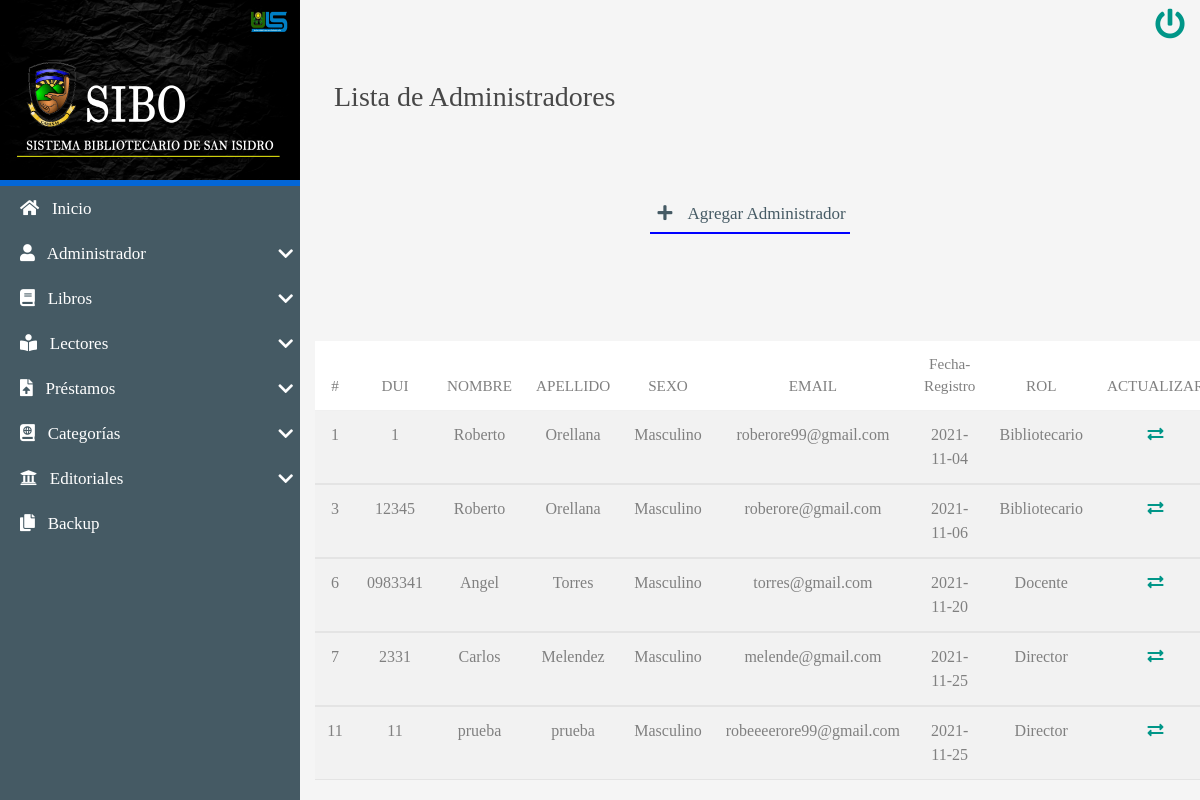
Page /CRUD/READ/ListaAdmin.php (signed in) on the committed database.
### tables this page shows
CREATE TABLE `administradores` (
  `idAdmin` int(8) NOT NULL,
  `DUI` varchar(10) NOT NULL,
  `adminNombre` varchar(250) NOT NULL,
  `adminApellido` varchar(250) NOT NULL,
  `sexo` varchar(15) NOT NULL,
  `email` varchar(100) NOT NULL,
  `fechaRegistro` date NOT NULL DEFAULT current_timestamp(),
  `usuario` varchar(45) NOT NULL,
  `contraseña` varchar(45) NOT NULL,
  `rol` int(8) NOT NULL
);

CREATE TABLE `rol` (
  `id` int(8) NOT NULL,
  `descripcion` varchar(15) NOT NULL
);

### CRUD/READ/ListaAdmin.php (the view, shortened to what this page needs)
<!DOCTYPE html>
<html lang="es">
<head>
   <?php include'../../INCLUDES/link2.php'; ?>
</head>
<body>
    <main class="full-box main-container">
       <section class="full-box nav-lateral">
            <div class="full-box nav-lateral-content">
                               <img src="../../assets/img/LOGO.png" height="180px" width="300px">
                <div class="full-box nav-lateral-bar"></div>
            <div class="full-box nav-lateral-bar"></div>
                <nav class="full-box nav-lateral-menu">
                      <ul>
                        <li>
                        <a href="../../system/index.php"><i class="fas fa-home"></i>
                        &nbsp; Inicio</a>
                        </li>
                    <?php
                    if ($_SESSION['rol'] <2) {
                        ?>
                            <li>
                            <a href="#" class="nav-btn-submenu"><i class="fas fa-user"></i>
                            &nbsp; Administrador <i class="fas fa-chevron-down"></i></a>
                        </li>
                     <?php } ?>
                        <li>
                            <a href="#" class="nav-btn-submenu"><i class="fas fa-book"></i>
                            &nbsp; Libros <i class="fas fa-chevron-down"></i></a>
                        </li>
                         <?php
                    if ($_SESSION['rol'] <=2) {
                        ?>
                    <li>
                            <a href="#" class="nav-btn-submenu"><i class="fas fa-book-reader"></i>
                             &nbsp; Lectores <i class="fas fa-chevron-down"></i></a>
                        </li>
                        <li>
                            <a href="#" class="nav-btn-submenu"><i class="fas fa-file-upload"></i>
                               &nbsp; Préstamos <i class="fas fa-chevron-down"></i></a>
                        </li>
                         <?php } ?>
                        <li>
                            <a href="#" class="nav-btn-submenu"><i class="fas fa-atlas"></i>
                             &nbsp; Categorías <i class="fas fa-chevron-down"></i></a>
                        </li>
                        <li>
                            <a href="#" class="nav-btn-submenu"><i class="fas fa-university"></i>
                             &nbsp; Editoriales <i class="fas fa-chevron-down"></i></a>
                        </li>
                         <?php
                    if ($_SESSION['rol'] <2) {
                        ?>
                     <li>
                        <a href="../../backupDB/descarga.php"><i class="fas fa-copy"></i>
                        &nbsp; Backup</a>
                        </li>
                         <?php } ?>
                    </ul>
                </nav>
            </div>
        </section>
        <section class="full-box page-content">
            <nav class="full-box navbar-info">
                <a href="../../system/salir.php" class="btn-exit">
                    <i class="fas fa-power-off"></i>
                </a>
            </nav>
           <div class="full-box page-header">
                <h3 class="text-left">
                    &nbsp; Lista de Administradores
                </h3>
            </div>
            <div class="container-fluid">
                <ul class="full-box list-unstyled page-nav-tabs">
                    <li>
                        <a href="../CREATE/CrearAdmin.php" style="border-color: blue;"><i class="fas fa-plus fa-fw"></i> &nbsp; Agregar Administrador</a>
                    </li>
                </ul>
            </div>
            <div class="container-fluid">
               <br><br><br>
                       <table class="table table-striped">
                        <thead>
                            <tr class="text-center roboto-medium">
                                <th>#</th>
                                <th>DUI</th>
                                <th>NOMBRE</th>
                                <th>APELLIDO</th>
                                <th>SEXO</th>
                                <th>EMAIL</th>
                                <th>Fecha-Registro</th>
                                <th>ROL</th>
                                <th>ACTUALIZAR</th>
                            </tr>
                        </thead>
                        <?php
                  include'../../BD/conexionBD.php';
            $por_pagina=8;
            if (empty($_GET['pagina']))
            {
                $pagina=1;
            }else{
                $pagina=$_GET['pagina'];
            }
            $desde=($pagina-1)*$por_pagina;
            $query=mysqli_query($mysqli,"SELECT a.idAdmin,a.DUI,a.adminNombre,a.adminApellido,a.sexo,a.email,a.fechaRegistro,r.descripcion FROM administradores a INNER JOIN rol r ON a.rol=r.id ORDER BY a.idAdmin ASC LIMIT $desde , $por_pagina");
            $resultado=mysqli_num_rows($query);
            if($resultado>0){
                while ($data= mysqli_fetch_array($query)) {
                              ?>
                        <tbody>
                        <tr class="text-center">
                            <td><?php echo $data['idAdmin']; ?></td>
                            <td><?php echo $data['DUI']; ?></td>
                            <td><?php echo $data['adminNombre']; ?></td>
                            <td><?php echo $data['adminApellido']; ?></td>
                            <td><?php echo $data['sexo']; ?></td>
                            <td><?php echo $data['email']; ?></td>
                            <td><?php echo $data['fechaRegistro']; ?></td>
                            <td><?php echo $data['descripcion']; ?></td>
                            <td><a href="../UPDATE/ActualizarAdmin.php?id=<?php echo $data['idAdmin']; ?>"><i class="fas fa-exchange-alt"></i></a></td>
                        </tr>
             </tbody>
              <?php
                 }
            }
            ?>
             </table>
              </div>
               </section>
    </main>
</body>
</html>

### INCLUDES/link2.php (shortened to what this page needs)
<link rel="stylesheet" href="../../css/normalize.css">
<link rel="stylesheet" href="../../css/bootstrap.min.css">
<link rel="stylesheet" href="../../css/bootstrap-material-design.min.css">
<link rel="stylesheet" href="../../css/all.css">
<link rel="stylesheet" href="../../css/sweetalert2.min.css">
<link rel="stylesheet" href="../../css/jquery.mCustomScrollbar.css">
<link rel="stylesheet" href="../../css/style.css">

### css/all.css (style rules this page uses)
.fa, .fas, .far, .fal, .fab { -moz-osx-font-smoothing: grayscale; -webkit-font-smoothing: antialiased; display: inline-block; font-style: normal; font-variant: normal; text-rendering: auto; line-height: 1; }
.fa-fw { text-align: center; width: 1.25em; }
.fa-atlas:before { content: "\f558"; }
.fa-book:before { content: "\f02d"; }
.fa-book-reader:before { content: "\f5da"; }
.fa-chevron-down:before { content: "\f078"; }
.fa-copy:before { content: "\f0c5"; }
.fa-exchange-alt:before { content: "\f362"; }
.fa-file-upload:before { content: "\f574"; }
.fa-home:before { content: "\f015"; }
.fa-plus:before { content: "\f067"; }
.fa-power-off:before { content: "\f011"; }
.fa-university:before { content: "\f19c"; }
.fa-user:before { content: "\f007"; }
.fa, .fas { font-family: 'Font Awesome 5 Free'; font-weight: 900; }

### css/style.css (style rules this page uses)
:root { --color-one: #F5F5F5; --color-two: #24292E; --color-three: #687279; --color-three: #0366D6; --form-color: #14111A; --accent-color: #3f4340; --accent-color: #455A64; --border-color: #a2e8c5; }
body,html { font-family: 'roboto_condensed_light'; width: 100vw; height: 100vh; background-color: var(--color-one); color: rgba(0, 0, 0, 0.71); font-size: 16px; }
.full-box { margin: 0; padding: 0; box-sizing: border-box; width: 100%; }
.page-header { padding: 30px 20px 60px 20px; }
.page-header > :nth-child(1) { padding-bottom: 7px; }
.page-nav-tabs { display: flex; justify-content: center; flex-wrap: wrap; margin-bottom: 30px; }
.page-nav-tabs li, .page-nav-tabs li a { height: 40px; line-height: 40px; }
.page-nav-tabs li { margin: 5px 20px; }
.page-nav-tabs li a { color: var(--accent-color); font-size: 17px; min-width: 200px; width: auto; display: block; text-align: center; user-select: none; transition: all .2s ease-in-out; border-bottom: 2px solid transparent; }
.table thead th { color: gray; }
.table tbody tr { color: gray; transition: all .2s ease-in-out; }
.table-dark, .table { background-color: #fff; }
.roboto-medium { font-family: 'roboto_medium_regular'; }
.main-container { height: 100%; position: absolute; top: 0; left: 0; overflow: hidden; }
.page-content, .nav-lateral { height: 100%; overflow: hidden; }
.page-content { position: relative; padding-left: 300px; transition: all .2s ease-in-out; padding-bottom: 20px; }
.nav-lateral { width: 300px; position: absolute; top: 0; left: 0; z-index: 1; transition: all .2s ease-in-out; background-position: center center; background-size: cover; }
.nav-lateral-content { max-width: 300px; height: 100%; background-color: #455A64; }
.nav-lateral-bar { height: 3px; background-color: var(--color-three); }
.nav-lateral-menu { height: auto; }
.nav-lateral-menu ul { margin: 0; padding: 0; list-style: none; }
.nav-lateral-menu ul li { width: 100%; height: auto; }
.nav-lateral-menu ul li a { display: block; width: 100%; height: 45px; line-height: 45px; text-decoration: none; color: #FFF; font-size: 17px; box-sizing: border-box; padding-left: 20px; transition: all .2s ease-in-out; }
.nav-lateral-menu .fa-chevron-down, .nav-lateral-menu .fa-chevron-up { float: right; height: 45px; line-height: 45px; margin-right: 7px; transition: all .2s ease-in-out; }
.navbar-info { height: 50px; text-align: right; padding-right: 10px; color: aliceblue; }
.navbar-info a { height: 50px; min-width: 40px; text-align: center; line-height: 50px; display: inline-block; transition: all .2s ease-out; user-select: none; font-size: 30px; }

### rows in the picture
administradores: idAdmin "1", DUI "1", adminNombre "Roberto", adminApellido "Orellana", sexo "Masculino", email "roberore99@gmail.com", fechaRegistro "2021-11-04", rol.descripcion "Bibliotecario"
administradores: idAdmin "3", DUI "12345", adminNombre "Roberto", adminApellido "Orellana", sexo "Masculino", email "roberore@gmail.com", fechaRegistro "2021-11-06", rol.descripcion "Bibliotecario"
administradores: idAdmin "6", DUI "0983341", adminNombre "Angel", adminApellido "Torres", sexo "Masculino", email "torres@gmail.com", fechaRegistro "2021-11-20", rol.descripcion "Docente"
administradores: idAdmin "7", DUI "2331", adminNombre "Carlos", adminApellido "Melendez", sexo "Masculino", email "melende@gmail.com", fechaRegistro "2021-11-25", rol.descripcion "Director"
administradores: idAdmin "11", DUI "11", adminNombre "prueba", adminApellido "prueba", sexo "Masculino", email "robeeeerore99@gmail.com", fechaRegistro "2021-11-25", rol.descripcion "Director"
